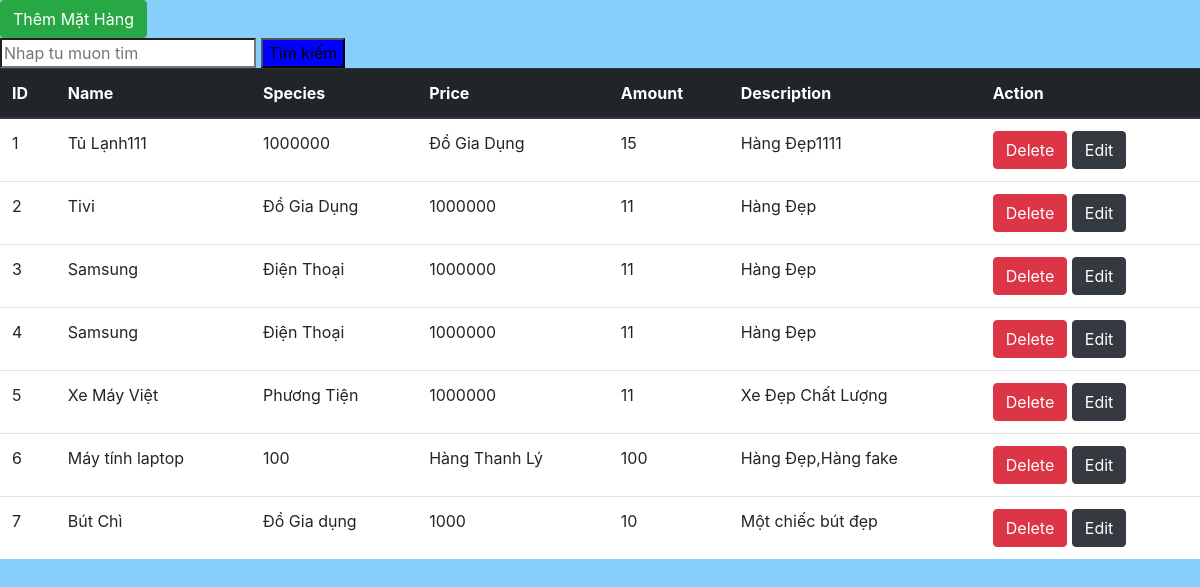
The page / on the database its author committed.
### tables this page shows
CREATE TABLE `products` (
  `id` int NOT NULL,
  `name` varchar(255) NOT NULL,
  `species` varchar(255) NOT NULL,
  `price` varchar(255) NOT NULL,
  `amount` varchar(255) NOT NULL,
  `date` date NOT NULL,
  `description` varchar(255) NOT NULL
);

### src/Controller/ProductController.php (called while the page is built, shortened)
<?php
class ProductController
{
    protected $productModel;
    public function __construct()
    {
        $this->productModel = new ProductManager();
    }
    function showProduct()
    {
        $products = $this->productModel->getAllProduct();
        include_once("src/View/list.php");
    }
}

### src/Model/DBConnect.php (called while the page is built, shortened)
<?php
class DBConnect
{
    protected $dsn;
    protected $username;
    protected $password;
    public function __construct()
    {
        $this->dsn = "mysql:host =localhost;dbname=HANGHOA;charset=utf8";
        $this->username = "root";
        $this->password = "123456@Abc";
    }
    function connect()
    {
        $connect = new PDO($this->dsn,$this->username,$this->password);
        return $connect;
    }
}

### src/Model/ProductManager.php (called while the page is built, shortened)
<?php
class ProductManager
{
    protected $DBConnect;
    public function __construct()
    {
        $conn = new DBConnect();
        $this->DBConnect = $conn->connect();
    }
    function getAllProduct()
    {
        $sql = "SELECT * FROM `products`";
        $stmt = $this->DBConnect->query($sql);
        $data = $stmt->fetchAll();
        $products = [];
        foreach ($data as $item){
            $product = new Product($item["name"],$item["species"],$item["price"],$item["amount"],$item["date"],$item["description"]);
            $product->setId($item["id"]);
            array_push($products,$product);
        }
        return $products;
    }
}

### src/Model/Product.php (called while the page is built, shortened)
<?php
class Product
{
    protected $id;
    protected $name;
    protected $species;
    protected $price;
    protected $amount;
    protected $description;
    public function __construct( $name,$species,$price,$amount,$date,$description)
    {
        $this->name = $name;
        $this->species = $species;
        $this->price= $price;
        $this->amount =$amount;
        $this->description =$description;
    }
    public function getId()
    {
        return $this->id;
    }
    public function setId($id)
    {
        $this->id = $id;
    }
    public function getName()
    {
        return $this->name;
    }
    public function getSpecies()
    {
        return $this->species;
    }
    public function getPrice()
    {
        return $this->price;
    }
    public function getAmount()
    {
        return $this->amount;
    }
    public function getDescription()
    {
        return $this->description;
    }
}

### src/View/list.php (the view, shortened to what this page needs)
<!doctype html>
<html lang="en">
<head>
</head>
<link rel="stylesheet" href="https://maxcdn.bootstrapcdn.com/bootstrap/4.0.0/css/bootstrap.min.css">
<body>
<a class="btn btn-success" href="index.php?page=add-product">Thêm Mặt Hàng</a>
<form method="POST" action="index.php?page=search">
    <input name="search" placeholder="Nhap tu muon tim" type="search">
    <button style="background-color:blue"  type="submit">Tìm kiếm</button>
</form>
<table class="table">
    <thead class="thead-dark">
    <tr>
        <th>ID</th>
        <th scope="col">Name</th>
        <th>Species</th>
        <th>Price</th>
        <th>Amount</th>
        <th>Description</th>
        <th>Action</th>
    </tr>
    </thead>
    <?php foreach ($products as $key => $product):?>
        <tr>
            <td><?php echo ++$key;?></td>
            <td><?php echo $product->getName();?></td>
            <td><?php echo $product->getSpecies();?></td>
            <td><?php echo $product->getPrice();?></td>
            <td><?php echo $product->getAmount();?></td>
            <td><?php echo $product->getDescription();?></td>
            <td>
                <a class="btn btn-danger" onclick="return confirm('Bạn có muốn xoá không?')", href="index.php?page=delete-product&id=<?php echo $product->getId(); ?>">Delete</a>
                <a class="btn btn-dark" href="index.php?page=edit-product&id=<?php echo $product->getId(); ?>">Edit</a>
            </td>
        </tr>
    <?php endforeach;?>
</table>
</body>
</html>

### index.php (shortened to what this page needs)
<?php
$productController = new \Test\Controller\ProductController();
$page = isset($_REQUEST["page"])? $_REQUEST["page"]: NULL;
switch ($page) {
    default:
        $productController->showProduct();
}

### src/View/list.php (style rules this page uses)
body { background-color: lightskyblue; }
.table { background-color: white; }

### rows shown on the page
products: name "Tủ Lạnh111", species "1000000", price "Đồ Gia Dụng", amount "15", description "Hàng Đẹp1111"
products: name "Tivi", species "Đồ Gia Dụng", price "1000000", amount "11", description "Hàng Đẹp"
products: name "Samsung", species "Điện Thoại", price "1000000", amount "11", description "Hàng Đẹp"
products: name "Samsung", species "Điện Thoại", price "1000000", amount "11", description "Hàng Đẹp"
products: name "Xe Máy Việt", species "Phương Tiện", price "1000000", amount "11", description "Xe Đẹp Chất Lượng"
products: name "Máy tính laptop", species "100", price "Hàng Thanh Lý", amount "100", description "Hàng Đẹp,Hàng fake"
products: name "Bút Chì", species "Đồ Gia dụng", price "1000", amount "10", description "Một chiếc bút đẹp"
